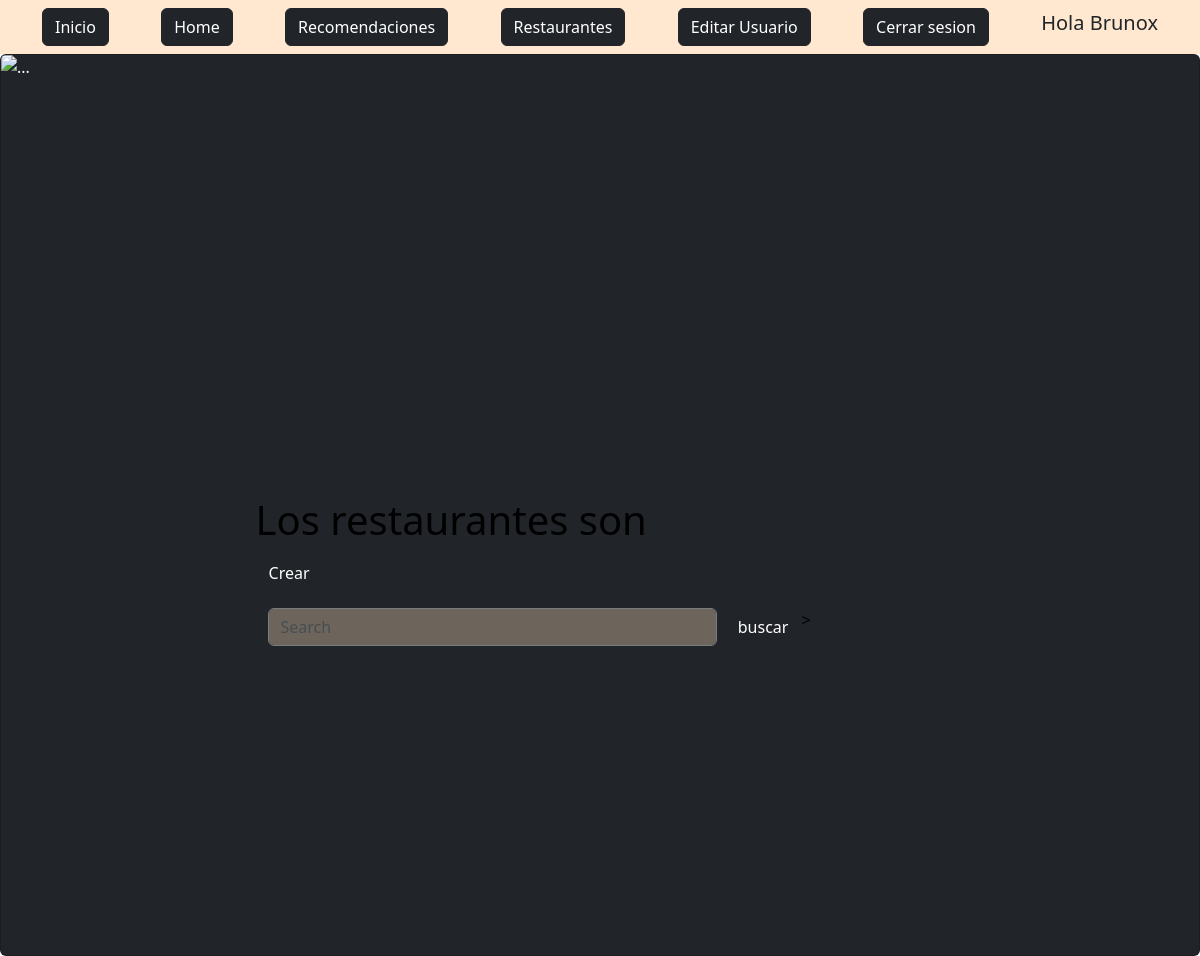
/App1/restaurantes/ (signed in), run on an earlier commit of the app's database.
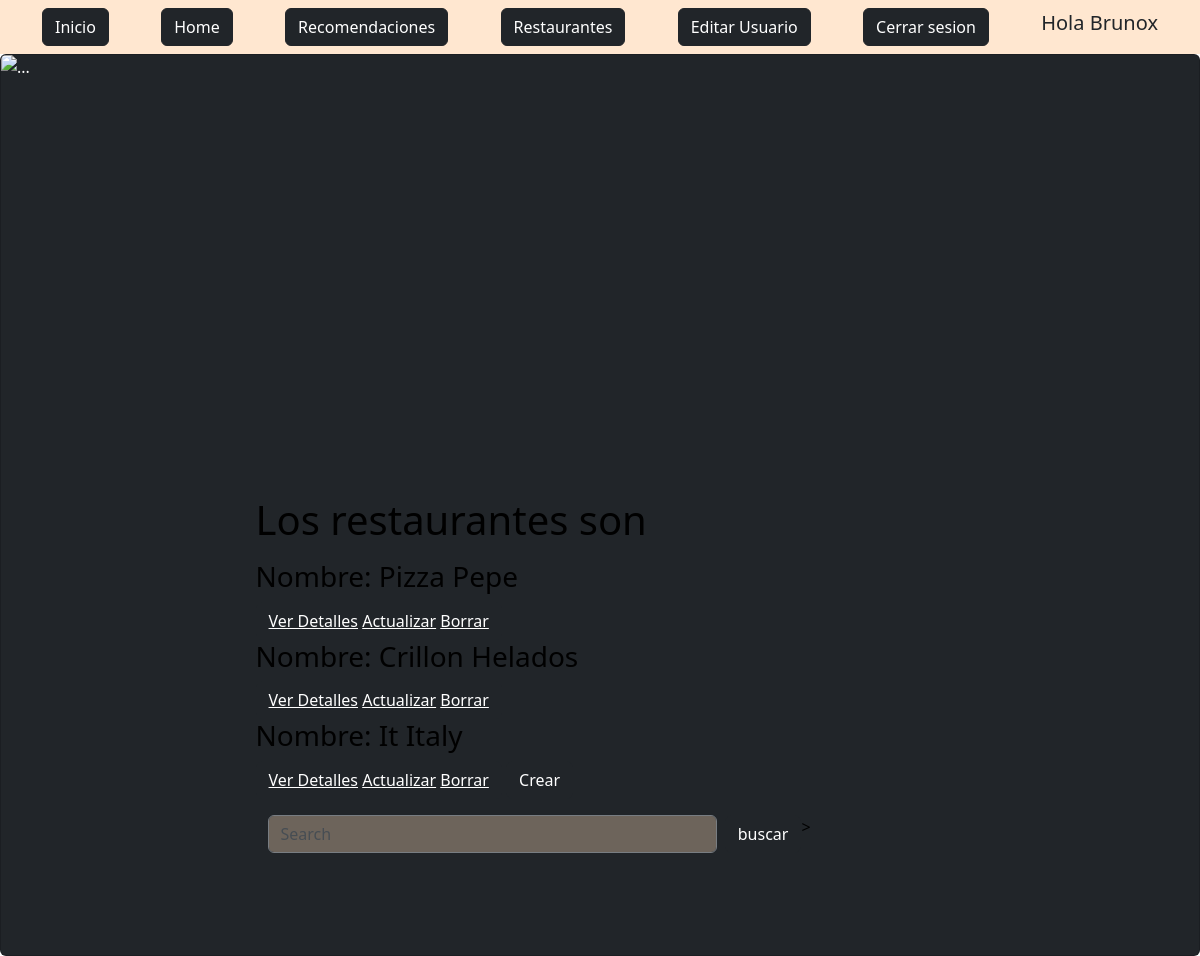
And on a later commit of the database.
### App1/models.py (models this page shows)
class Restaurante(models.Model):
    Nombre = models.CharField(max_length=60)
    Localizacion = models.CharField(max_length=60)
    Categoria = models.CharField(max_length=60)
    Especialidad = models.CharField(max_length=60)
    Reseña = models.CharField(max_length=200)

### App1/views.py (the view)
# urls.py: path("restaurantes/", RestauranteList.as_view(), name='LeerResaurantes'),
class RestauranteList(LoginRequiredMixin, ListView): #R del CRUD
    model = Restaurante

### App1/templates/App1/restaurante_list.html
{% extends "App1/padre.html" %}
{% block titulo %}
<h1>Los restaurantes son</h1>
{% endblock %}
{% block info %}
<p class="card-text ">
{% for restaurante in object_list %}
<li style="list-style: none;"><h3> Nombre: {{restaurante.Nombre}}</h3></li>
<button class="btn btn-dark">
<a style="color: white;" href="{% url 'DetalleResaurantes' restaurante.id %}">Ver Detalles</a>
<a style="color: white;" href="{% url 'UpdateResaurantes' restaurante.id %}">Actualizar</a>
{% if request.user.is_staff %}
<a style="color: white;" href="{% url 'BorrarResaurantes' restaurante.id %}">Borrar</a>
{% endif %}
</button>
{% endfor %}
 <a class="btn btn-dark" href="{% url 'CrearResaurantes' %}">Crear</a>
</p>
<div class="container-fluid" id="buscador">
    <form class="d-flex" role="search" action="/App1/buscar/" method="GET"> {% csrf_token %}
      <input class="form-control me-2" type="search" placeholder="Search" aria-label="Search" name="Categoria" id="Categoria" style="background-color: #ffdcbbaf;">
      <input class="btn btn-dark" type="submit" value="buscar">>
    </form>
  </div>
{% endblock %}

### App1/templates/App1/padre.html (shortened to what this page needs)
<!DOCTYPE html>
<html lang="en">
<head>
    {% load static %}
    <link href="{% static 'App1/css/style.css' %}" rel="stylesheet" />
<link href="https://cdn.jsdelivr.net/npm/bootstrap@5.2.2/dist/css/bootstrap.min.css" rel="stylesheet">
</head>
<body>
    <nav class="navbar navbar-light static-top" style="background-color: #ffdcbbaf;">
        <div class="container">
            <a class="btn btn-dark" href="{% url 'Inicio' %}">Inicio</a>
            {% if request.user.is_authenticated %}
                <a class="btn btn-dark" href="{% url 'Home' %}">Home</a>
                <a class="btn btn-dark" href="{% url 'LeerRecomendaciones' %}">Recomendaciones</a>
                <a class="btn btn-dark" href="{% url 'LeerResaurantes' %}">Restaurantes</a>
                <a class="btn btn-dark" href="{% url 'editarUsuarios' %}">Editar Usuario</a>
                <a class="btn btn-dark" href="{% url 'Logout' %}">Cerrar sesion</a>
                <h5>Hola {{user.username}}</h5>
            {% else %}
                    <a class="btn btn-dark" href="{% url 'Login' %}">Ingresar</a>
                    <a class="btn btn-dark" href="{% url 'Registro' %}">Registrarse</a>
            {% endif %}
        </div>
    </nav>
    <div class="card text-bg-dark">
        <img src="{% static 'App1/assets/img/banner.jpg' %}" class="card-img" alt="...">
        <div class="card-img-overlay" id="text-img" >
            {% block titulo %}
            {% endblock %}
            {% block info %}
            {% endblock %}
        </div>
      </div>
</body>
</html>

### App1/static/App1/css/style.css (style rules this page uses)
body { font-family: 'Raleway', sans-serif; }
.card-img { height: 900px; }
#text-img { position: absolute; top: 50%; left: 22%; margin: -25px 0 0 -25px; width: 50%; color: black; }
#text-img p { font-size: 25px; font-weight: 500; }
#Categoria { opacity: 0.5; }

What changed in the data, as far as the page shows it:
added Restaurante: Nombre "Pizza Pepe"
added Restaurante: Nombre "Crillon Helados"
added Restaurante: Nombre "It Italy"
